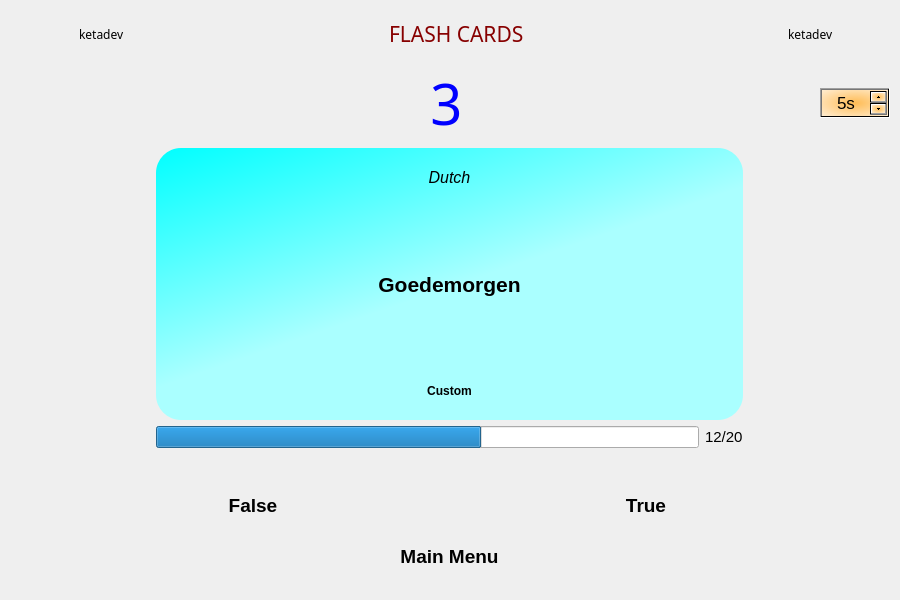
<?xml version="1.0" encoding="UTF-8"?>
<ui version="4.0">
 <class>MainWindow</class>
 <widget class="QMainWindow" name="MainWindow">
  <property name="geometry">
   <rect>
    <x>0</x>
    <y>0</y>
    <width>900</width>
    <height>600</height>
   </rect>
  </property>
  <property name="minimumSize">
   <size>
    <width>900</width>
    <height>600</height>
   </size>
  </property>
  <property name="maximumSize">
   <size>
    <width>900</width>
    <height>600</height>
   </size>
  </property>
  <property name="windowTitle">
   <string>FLASHCARD</string>
  </property>
  <property name="windowIcon">
   <iconset resource="dsa.qrc">
    <normaloff>:/icons/flash.png</normaloff>:/icons/flash.png</iconset>
  </property>
  <widget class="QWidget" name="centralwidget">
   <property name="styleSheet">
    <string notr="true">#centralwidget{
background-image: url(:/icons/voca2.png);
}</string>
   </property>
   <widget class="QWidget" name="">
    <property name="geometry">
     <rect>
      <x>9</x>
      <y>9</y>
      <width>881</width>
      <height>581</height>
     </rect>
    </property>
    <layout class="QVBoxLayout" name="verticalLayout_4" stretch="2,2,11,2">
     <item>
      <layout class="QHBoxLayout" name="horizontalLayout_5" stretch="0,0,0,0,0,0,0,0">
       <item>
        <widget class="QLabel" name="label_3">
         <property name="sizePolicy">
          <sizepolicy hsizetype="Fixed" vsizetype="Preferred">
           <horstretch>0</horstretch>
           <verstretch>0</verstretch>
          </sizepolicy>
         </property>
         <property name="font">
          <font>
           <family>Colonna MT</family>
           <pointsize>10</pointsize>
          </font>
         </property>
         <property name="text">
          <string/>
         </property>
        </widget>
       </item>
       <item>
        <widget class="QLabel" name="label_6">
         <property name="minimumSize">
          <size>
           <width>50</width>
           <height>50</height>
          </size>
         </property>
         <property name="maximumSize">
          <size>
           <width>50</width>
           <height>50</height>
          </size>
         </property>
         <property name="text">
          <string/>
         </property>
         <property name="pixmap">
          <pixmap resource="dsa.qrc">:/icons/idea.png</pixmap>
         </property>
         <property name="scaledContents">
          <bool>true</bool>
         </property>
        </widget>
       </item>
       <item>
        <widget class="QLabel" name="label_5">
         <property name="font">
          <font>
           <family>Colonna MT</family>
          </font>
         </property>
         <property name="text">
          <string>ketadev</string>
         </property>
        </widget>
       </item>
       <item>
        <spacer name="horizontalSpacer_8">
         <property name="orientation">
          <enum>Qt::Horizontal</enum>
         </property>
         <property name="sizeHint" stdset="0">
          <size>
           <width>40</width>
           <height>20</height>
          </size>
         </property>
        </spacer>
       </item>
       <item>
        <widget class="QLabel" name="label_4">
         <property name="font">
          <font>
           <family>Cooper Black</family>
           <pointsize>16</pointsize>
          </font>
         </property>
         <property name="styleSheet">
          <string notr="true">color: rgb(135, 0, 0);</string>
         </property>
         <property name="text">
          <string>FLASH CARDS</string>
         </property>
        </widget>
       </item>
       <item>
        <spacer name="horizontalSpacer_9">
         <property name="orientation">
          <enum>Qt::Horizontal</enum>
         </property>
         <property name="sizeHint" stdset="0">
          <size>
           <width>40</width>
           <height>20</height>
          </size>
         </property>
        </spacer>
       </item>
       <item>
        <widget class="QLabel" name="label_2">
         <property name="font">
          <font>
           <family>Colonna MT</family>
          </font>
         </property>
         <property name="text">
          <string>ketadev</string>
         </property>
        </widget>
       </item>
       <item>
        <widget class="QLabel" name="label">
         <property name="minimumSize">
          <size>
           <width>50</width>
           <height>50</height>
          </size>
         </property>
         <property name="maximumSize">
          <size>
           <width>50</width>
           <height>50</height>
          </size>
         </property>
         <property name="font">
          <font>
           <family>MS UI Gothic</family>
          </font>
         </property>
         <property name="text">
          <string/>
         </property>
         <property name="pixmap">
          <pixmap resource="dsa.qrc">:/icons/idea.png</pixmap>
         </property>
         <property name="scaledContents">
          <bool>true</bool>
         </property>
        </widget>
       </item>
      </layout>
     </item>
     <item>
      <layout class="QHBoxLayout" name="horizontalLayout" stretch="6,6,5,1">
       <property name="spacing">
        <number>7</number>
       </property>
       <property name="rightMargin">
        <number>0</number>
       </property>
       <item>
        <spacer name="horizontalSpacer_10">
         <property name="orientation">
          <enum>Qt::Horizontal</enum>
         </property>
         <property name="sizeHint" stdset="0">
          <size>
           <width>40</width>
           <height>20</height>
          </size>
         </property>
        </spacer>
       </item>
       <item>
        <widget class="QLabel" name="game_time_txt">
         <property name="sizePolicy">
          <sizepolicy hsizetype="Fixed" vsizetype="Expanding">
           <horstretch>0</horstretch>
           <verstretch>0</verstretch>
          </sizepolicy>
         </property>
         <property name="font">
          <font>
           <family>OCR A Extended</family>
           <pointsize>42</pointsize>
           <weight>50</weight>
           <bold>false</bold>
          </font>
         </property>
         <property name="styleSheet">
          <string notr="true">color: rgb(0, 0, 255);</string>
         </property>
         <property name="frameShape">
          <enum>QFrame::NoFrame</enum>
         </property>
         <property name="text">
          <string>3</string>
         </property>
         <property name="alignment">
          <set>Qt::AlignCenter</set>
         </property>
        </widget>
       </item>
       <item>
        <spacer name="horizontalSpacer_11">
         <property name="orientation">
          <enum>Qt::Horizontal</enum>
         </property>
         <property name="sizeHint" stdset="0">
          <size>
           <width>40</width>
           <height>20</height>
          </size>
         </property>
        </spacer>
       </item>
       <item>
        <widget class="QSpinBox" name="game_timer">
         <property name="minimumSize">
          <size>
           <width>50</width>
           <height>30</height>
          </size>
         </property>
         <property name="font">
          <font>
           <pointsize>13</pointsize>
          </font>
         </property>
         <property name="styleSheet">
          <string notr="true">background-color: qradialgradient(spread:repeat, cx:0.5, cy:0.5, radius:0.968, fx:0.5, fy:0.5, stop:0 rgba(255, 188, 85, 255), stop:1 rgba(255, 255, 255, 255));
</string>
         </property>
         <property name="wrapping">
          <bool>false</bool>
         </property>
         <property name="alignment">
          <set>Qt::AlignCenter</set>
         </property>
         <property name="readOnly">
          <bool>false</bool>
         </property>
         <property name="specialValueText">
          <string/>
         </property>
         <property name="keyboardTracking">
          <bool>true</bool>
         </property>
         <property name="suffix">
          <string>s</string>
         </property>
         <property name="prefix">
          <string/>
         </property>
         <property name="minimum">
          <number>1</number>
         </property>
         <property name="maximum">
          <number>10</number>
         </property>
         <property name="singleStep">
          <number>1</number>
         </property>
         <property name="value">
          <number>5</number>
         </property>
        </widget>
       </item>
      </layout>
     </item>
     <item>
      <layout class="QHBoxLayout" name="horizontalLayout_2" stretch="1,4,1">
       <item>
        <spacer name="horizontalSpacer_3">
         <property name="orientation">
          <enum>Qt::Horizontal</enum>
         </property>
         <property name="sizeHint" stdset="0">
          <size>
           <width>40</width>
           <height>20</height>
          </size>
         </property>
        </spacer>
       </item>
       <item>
        <layout class="QVBoxLayout" name="verticalLayout_2" stretch="4,0,0,1">
         <item>
          <widget class="QFrame" name="verticalFrame">
           <property name="styleSheet">
            <string notr="true">#verticalFrame{
background-color: qlineargradient(spread:pad, x1:0, y1:0, x2:1, y2:0, stop:0 rgba(168, 255, 120, 255), stop:1 rgba(120, 255, 214, 255));

background-color: qlineargradient(spread:pad, x1:0, y1:0, x2:0.423, y2:0.570652, stop:0 rgba(0, 255, 255, 255), stop:1 rgba(170, 255, 255, 255));

border-radius: 25px;
}</string>
           </property>
           <layout class="QVBoxLayout" name="verticalLayout" stretch="1,4,1">
            <item>
             <widget class="QLabel" name="game_txt_language">
              <property name="sizePolicy">
               <sizepolicy hsizetype="Preferred" vsizetype="Preferred">
                <horstretch>0</horstretch>
                <verstretch>0</verstretch>
               </sizepolicy>
              </property>
              <property name="font">
               <font>
                <pointsize>12</pointsize>
                <italic>true</italic>
               </font>
              </property>
              <property name="text">
               <string>Dutch</string>
              </property>
              <property name="alignment">
               <set>Qt::AlignCenter</set>
              </property>
             </widget>
            </item>
            <item>
             <widget class="QLabel" name="game_txt_word">
              <property name="font">
               <font>
                <pointsize>16</pointsize>
                <weight>75</weight>
                <bold>true</bold>
               </font>
              </property>
              <property name="frameShape">
               <enum>QFrame::NoFrame</enum>
              </property>
              <property name="text">
               <string>Goedemorgen</string>
              </property>
              <property name="alignment">
               <set>Qt::AlignCenter</set>
              </property>
             </widget>
            </item>
            <item>
             <layout class="QHBoxLayout" name="horizontalLayout_7">
              <item>
               <spacer name="horizontalSpacer">
                <property name="orientation">
                 <enum>Qt::Horizontal</enum>
                </property>
                <property name="sizeHint" stdset="0">
                 <size>
                  <width>40</width>
                  <height>20</height>
                 </size>
                </property>
               </spacer>
              </item>
              <item>
               <widget class="QPushButton" name="game_btn_custom">
                <property name="sizePolicy">
                 <sizepolicy hsizetype="Minimum" vsizetype="Expanding">
                  <horstretch>0</horstretch>
                  <verstretch>0</verstretch>
                 </sizepolicy>
                </property>
                <property name="font">
                 <font>
                  <weight>75</weight>
                  <bold>true</bold>
                 </font>
                </property>
                <property name="cursor">
                 <cursorShape>PointingHandCursor</cursorShape>
                </property>
                <property name="styleSheet">
                 <string notr="true">border:none
</string>
                </property>
                <property name="text">
                 <string>Custom</string>
                </property>
                <property name="icon">
                 <iconset resource="dsa.qrc">
                  <normaloff>:/icons/addbutton.png</normaloff>:/icons/addbutton.png</iconset>
                </property>
                <property name="iconSize">
                 <size>
                  <width>32</width>
                  <height>32</height>
                 </size>
                </property>
               </widget>
              </item>
              <item>
               <spacer name="horizontalSpacer_7">
                <property name="orientation">
                 <enum>Qt::Horizontal</enum>
                </property>
                <property name="sizeHint" stdset="0">
                 <size>
                  <width>40</width>
                  <height>20</height>
                 </size>
                </property>
               </spacer>
              </item>
             </layout>
            </item>
           </layout>
          </widget>
         </item>
         <item>
          <layout class="QHBoxLayout" name="horizontalLayout_4">
           <item>
            <widget class="QProgressBar" name="game_progres_bar">
             <property name="sizePolicy">
              <sizepolicy hsizetype="Expanding" vsizetype="Fixed">
               <horstretch>0</horstretch>
               <verstretch>0</verstretch>
              </sizepolicy>
             </property>
             <property name="minimum">
              <number>0</number>
             </property>
             <property name="maximum">
              <number>20</number>
             </property>
             <property name="value">
              <number>12</number>
             </property>
             <property name="alignment">
              <set>Qt::AlignCenter</set>
             </property>
             <property name="orientation">
              <enum>Qt::Horizontal</enum>
             </property>
             <property name="textDirection">
              <enum>QProgressBar::TopToBottom</enum>
             </property>
             <property name="format">
              <string/>
             </property>
            </widget>
           </item>
           <item>
            <widget class="QLabel" name="game_txt_skor">
             <property name="font">
              <font>
               <pointsize>11</pointsize>
              </font>
             </property>
             <property name="text">
              <string>12/20</string>
             </property>
             <property name="textFormat">
              <enum>Qt::AutoText</enum>
             </property>
            </widget>
           </item>
          </layout>
         </item>
         <item>
          <spacer name="verticalSpacer_2">
           <property name="orientation">
            <enum>Qt::Vertical</enum>
           </property>
           <property name="sizeHint" stdset="0">
            <size>
             <width>20</width>
             <height>40</height>
            </size>
           </property>
          </spacer>
         </item>
         <item>
          <layout class="QHBoxLayout" name="horizontalLayout_6" stretch="4,4,4">
           <item>
            <widget class="QPushButton" name="game_btn_no">
             <property name="sizePolicy">
              <sizepolicy hsizetype="Expanding" vsizetype="Fixed">
               <horstretch>0</horstretch>
               <verstretch>0</verstretch>
              </sizepolicy>
             </property>
             <property name="font">
              <font>
               <pointsize>14</pointsize>
               <weight>75</weight>
               <bold>true</bold>
              </font>
             </property>
             <property name="cursor">
              <cursorShape>PointingHandCursor</cursorShape>
             </property>
             <property name="styleSheet">
              <string notr="true">border: none</string>
             </property>
             <property name="text">
              <string>False</string>
             </property>
             <property name="icon">
              <iconset resource="dsa.qrc">
               <normaloff>:/icons/cross1.png</normaloff>:/icons/cross1.png</iconset>
             </property>
             <property name="iconSize">
              <size>
               <width>50</width>
               <height>50</height>
              </size>
             </property>
            </widget>
           </item>
           <item>
            <spacer name="horizontalSpacer_4">
             <property name="orientation">
              <enum>Qt::Horizontal</enum>
             </property>
             <property name="sizeHint" stdset="0">
              <size>
               <width>40</width>
               <height>20</height>
              </size>
             </property>
            </spacer>
           </item>
           <item>
            <widget class="QPushButton" name="game_btn_yes">
             <property name="sizePolicy">
              <sizepolicy hsizetype="Expanding" vsizetype="Fixed">
               <horstretch>0</horstretch>
               <verstretch>0</verstretch>
              </sizepolicy>
             </property>
             <property name="font">
              <font>
               <pointsize>14</pointsize>
               <weight>75</weight>
               <bold>true</bold>
              </font>
             </property>
             <property name="cursor">
              <cursorShape>PointingHandCursor</cursorShape>
             </property>
             <property name="styleSheet">
              <string notr="true">border:none
</string>
             </property>
             <property name="text">
              <string>True</string>
             </property>
             <property name="icon">
              <iconset resource="dsa.qrc">
               <normaloff>:/icons/check2.png</normaloff>:/icons/check2.png</iconset>
             </property>
             <property name="iconSize">
              <size>
               <width>50</width>
               <height>50</height>
              </size>
             </property>
            </widget>
           </item>
          </layout>
         </item>
        </layout>
       </item>
       <item>
        <spacer name="horizontalSpacer_2">
         <property name="orientation">
          <enum>Qt::Horizontal</enum>
         </property>
         <property name="sizeHint" stdset="0">
          <size>
           <width>40</width>
           <height>20</height>
          </size>
         </property>
        </spacer>
       </item>
      </layout>
     </item>
     <item>
      <layout class="QHBoxLayout" name="horizontalLayout_3">
       <item>
        <spacer name="horizontalSpacer_6">
         <property name="orientation">
          <enum>Qt::Horizontal</enum>
         </property>
         <property name="sizeHint" stdset="0">
          <size>
           <width>40</width>
           <height>20</height>
          </size>
         </property>
        </spacer>
       </item>
       <item>
        <layout class="QVBoxLayout" name="verticalLayout_6">
         <item>
          <spacer name="verticalSpacer_3">
           <property name="orientation">
            <enum>Qt::Vertical</enum>
           </property>
           <property name="sizeHint" stdset="0">
            <size>
             <width>20</width>
             <height>40</height>
            </size>
           </property>
          </spacer>
         </item>
         <item>
          <widget class="QPushButton" name="game_btn_back">
           <property name="sizePolicy">
            <sizepolicy hsizetype="Fixed" vsizetype="Expanding">
             <horstretch>0</horstretch>
             <verstretch>0</verstretch>
            </sizepolicy>
           </property>
           <property name="font">
            <font>
             <pointsize>14</pointsize>
             <weight>75</weight>
             <bold>true</bold>
            </font>
           </property>
           <property name="cursor">
            <cursorShape>PointingHandCursor</cursorShape>
           </property>
           <property name="styleSheet">
            <string notr="true">border: none
</string>
           </property>
           <property name="text">
            <string>Main Menu</string>
           </property>
           <property name="icon">
            <iconset resource="dsa.qrc">
             <normaloff>:/icons/back.png</normaloff>:/icons/back.png</iconset>
           </property>
           <property name="iconSize">
            <size>
             <width>100</width>
             <height>30</height>
            </size>
           </property>
          </widget>
         </item>
         <item>
          <spacer name="verticalSpacer_4">
           <property name="orientation">
            <enum>Qt::Vertical</enum>
           </property>
           <property name="sizeHint" stdset="0">
            <size>
             <width>20</width>
             <height>40</height>
            </size>
           </property>
          </spacer>
         </item>
        </layout>
       </item>
       <item>
        <spacer name="horizontalSpacer_5">
         <property name="orientation">
          <enum>Qt::Horizontal</enum>
         </property>
         <property name="sizeHint" stdset="0">
          <size>
           <width>40</width>
           <height>20</height>
          </size>
         </property>
        </spacer>
       </item>
      </layout>
     </item>
    </layout>
   </widget>
  </widget>
  <action name="action3">
   <property name="text">
    <string>1</string>
   </property>
  </action>
  <action name="action4">
   <property name="text">
    <string>4</string>
   </property>
  </action>
  <action name="action5">
   <property name="text">
    <string>3</string>
   </property>
  </action>
  <action name="action7">
   <property name="text">
    <string>5</string>
   </property>
  </action>
  <action name="action10">
   <property name="text">
    <string>10</string>
   </property>
  </action>
 </widget>
 <resources>
  <include location="dsa.qrc"/>
 </resources>
 <connections/>
</ui>
